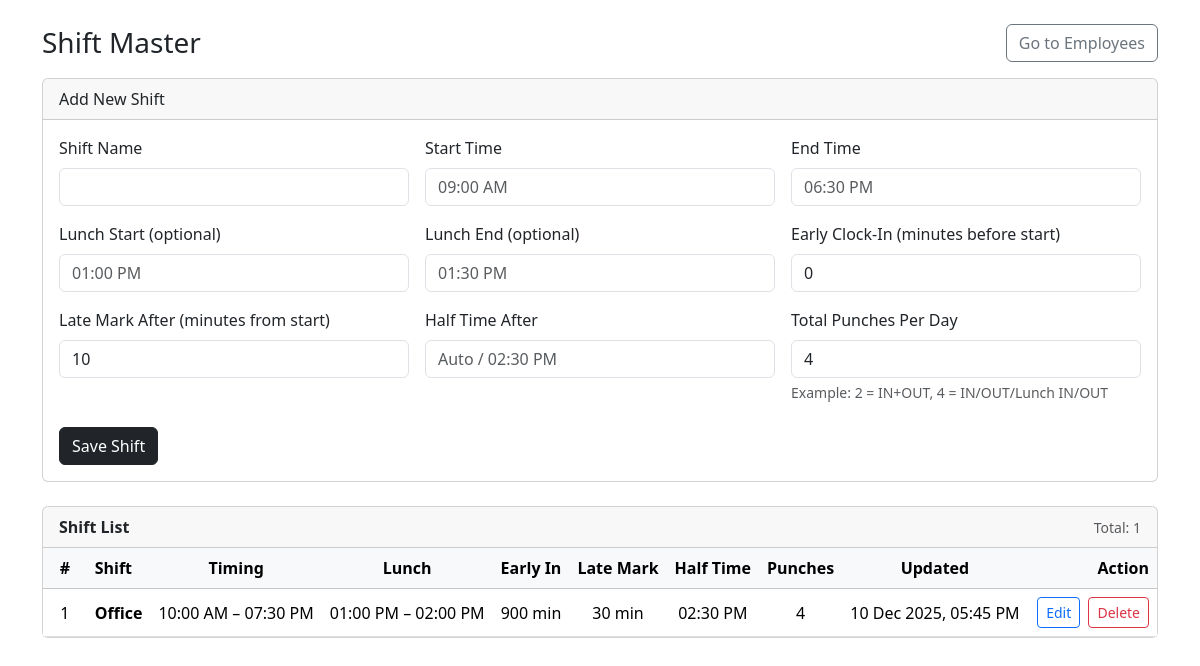
The page /admin/shifts.php on the database its author committed.
### tables this page shows
CREATE TABLE `shifts` (
  `id` int(11) NOT NULL,
  `shift_name` varchar(50) NOT NULL,
  `start_time` time NOT NULL,
  `end_time` time NOT NULL,
  `lunch_start` time DEFAULT NULL,
  `lunch_end` time DEFAULT NULL,
  `early_clock_in_before` int(11) NOT NULL DEFAULT 0,
  `late_mark_after` int(11) NOT NULL,
  `half_day_after` int(11) NOT NULL,
  `total_punches` int(11) NOT NULL,
  `created_at` timestamp NOT NULL DEFAULT current_timestamp(),
  `updated_at` timestamp NULL DEFAULT NULL
);

### admin/shifts.php (the view, shortened to what this page needs)
<?php
include 'db.php';
$errors = [];
$editRow = null;
$list = $con->query("SELECT * FROM shifts ORDER BY shift_name ASC");
function renderShiftContent($errors, $editRow, $list) {
?>
<div class="container py-4">
  <div class="d-flex justify-content-between align-items-center mb-3">
    <h3 class="mb-0">Shift Master</h3>
    <a href="employees.php" class="btn btn-outline-secondary">Go to Employees</a>
  </div>
  <div class="card mb-4">
    <div class="card-header">
      <?php echo $editRow ? 'Edit Shift' : 'Add New Shift'; ?>
    </div>
    <div class="card-body">
      <form method="POST" action="shifts.php">
        <div class="row g-3">
          <div class="col-md-4">
            <label class="form-label">Shift Name</label>
            <input type="text"
                   name="shift_name"
                   class="form-control"
                   required
                   value="<?php echo htmlspecialchars($editRow['shift_name'] ?? ($_POST['shift_name'] ?? '')); ?>">
          </div>
          <div class="col-md-4">
            <label class="form-label">Start Time</label>
            <div class="input-group">
              <input type="text"
                     name="start_time"
                     id="start_time"
                     class="form-control time-input"
                     placeholder="09:00 AM"
                     readonly
                     required
                     value="<?php
                     ?>">
            </div>
          </div>
          <div class="col-md-4">
            <label class="form-label">End Time</label>
            <div class="input-group">
              <input type="text"
                     name="end_time"
                     id="end_time"
                     class="form-control time-input"
                     placeholder="06:30 PM"
                     readonly
                     required
                     value="<?php
                     ?>">
            </div>
          </div>
          <div class="col-md-4">
            <label class="form-label">Lunch Start (optional)</label>
            <div class="input-group">
              <input type="text"
                     name="lunch_start"
                     id="lunch_start"
                     class="form-control time-input"
                     placeholder="01:00 PM"
                     readonly
                     value="<?php
                     ?>">
            </div>
          </div>
          <div class="col-md-4">
            <label class="form-label">Lunch End (optional)</label>
            <div class="input-group">
              <input type="text"
                     name="lunch_end"
                     id="lunch_end"
                     class="form-control time-input"
                     placeholder="01:30 PM"
                     readonly
                     value="<?php
                     ?>">
            </div>
          </div>
          <div class="col-md-4">
            <label class="form-label">Early Clock-In (minutes before start)</label>
            <input type="number"
                   name="early_clock_in_before"
                   class="form-control"
                   min="0"
                   value="<?php echo htmlspecialchars($editRow['early_clock_in_before'] ?? ($_POST['early_clock_in_before'] ?? '0')); ?>">
          </div>
          <div class="col-md-4">
            <label class="form-label">Late Mark After (minutes from start)</label>
            <input type="number"
                   name="late_mark_after"
                   class="form-control"
                   min="1"
                   required
                   value="<?php echo htmlspecialchars($editRow['late_mark_after'] ?? ($_POST['late_mark_after'] ?? '10')); ?>">
          </div>
          <div class="col-md-4">
            <label class="form-label">Half Time After</label>
            <div class="input-group">
              <input type="text"
                     name="half_day_time"
                     id="half_day_time"
                     class="form-control time-input"
                     placeholder="Auto / 02:30 PM"
                     readonly
                     value="<?php
                     ?>">
            </div>
          </div>
          <div class="col-md-4">
            <label class="form-label">Total Punches Per Day</label>
            <input type="number"
                   name="total_punches"
                   class="form-control"
                   min="1"
                   required
                   value="<?php echo htmlspecialchars($editRow['total_punches'] ?? ($_POST['total_punches'] ?? '4')); ?>">
            <div class="form-text">
              Example: 2 = IN+OUT, 4 = IN/OUT/Lunch IN/OUT
            </div>
          </div>
        </div>
        <div class="mt-4">
          <button type="submit" class="btn btn-dark">
            <?php echo $editRow ? 'Update Shift' : 'Save Shift'; ?>
          </button>
        </div>
      </form>
    </div>
  </div>
  <div class="card">
    <div class="card-header d-flex justify-content-between align-items-center">
      <span class="fw-semibold">Shift List</span>
      <small class="text-muted">
        Total: <?php echo $list ? $list->num_rows : 0; ?>
      </small>
    </div>
    <div class="card-body p-0">
      <div class="table-responsive">
        <table class="table table-hover align-middle mb-0">
          <thead class="table-light">
            <tr class="text-nowrap text-center">
              <th style="width: 50px;">#</th>
              <th class="text-start">Shift</th>
              <th>Timing</th>
              <th>Lunch</th>
              <th>Early In</th>
              <th>Late Mark</th>
              <th>Half Time</th>
              <th>Punches</th>
              <th>Updated</th>
              <th style="width: 130px;" class="text-end">Action</th>
            </tr>
          </thead>
          <tbody>
          <?php
          $i = 1;
          if ($list && $list->num_rows > 0) {
              while ($row = $list->fetch_assoc()) {
                  $startDisp = date('h:i A', strtotime($row['start_time']));
                  $endDisp   = date('h:i A', strtotime($row['end_time']));
                  $timing    = "$startDisp – $endDisp";
                  if (!empty($row['lunch_start']) && !empty($row['lunch_end'])) {
                      $lunchStart = date('h:i A', strtotime($row['lunch_start']));
                      $lunchEnd   = date('h:i A', strtotime($row['lunch_end']));
                      $lunch      = "$lunchStart – $lunchEnd";
                  } else {
                      $lunch = '—';
                  }
                  $halfTime = '—';
                  if (!empty($row['start_time']) && isset($row['half_day_after'])) {
                      $halfTs   = strtotime($row['start_time']) + ((int)$row['half_day_after'] * 60);
                      $halfTime = date('h:i A', $halfTs);
                  }
                  $updatedTs = $row['updated_at'] ?: $row['created_at'];
                  $updated   = date('d M Y, h:i A', strtotime($updatedTs));
          ?>
            <tr class="text-center text-nowrap">
              <td><?php echo $i++; ?></td>
              <td class="text-start">
                <div class="fw-semibold">
                  <?php echo htmlspecialchars($row['shift_name']); ?>
                </div>
              </td>
              <td><?php echo $timing; ?></td>
              <td><?php echo $lunch; ?></td>
              <td><?php echo (int)$row['early_clock_in_before']; ?> min</td>
              <td><?php echo (int)$row['late_mark_after']; ?> min</td>
              <td><?php echo $halfTime; ?></td>
              <td><?php echo (int)$row['total_punches']; ?></td>
              <td><?php echo $updated; ?></td>
              <td class="text-end text-nowrap">
                <?php if ($GLOBALS['isAjax']) { ?>
                  <a href="javascript:void(0)"
                     class="btn btn-sm btn-outline-primary me-1 shift-edit"
                     data-edit-id="<?php echo $row['id']; ?>">
                    Edit
                  </a>
                  <a href="javascript:void(0)"
                     class="btn btn-sm btn-outline-danger shift-delete"
                     data-del-id="<?php echo $row['id']; ?>">
                    Delete
                  </a>
                <?php } else { ?>
                  <a href="shifts.php?edit=<?php echo $row['id']; ?>"
                     class="btn btn-sm btn-outline-primary me-1">
                    Edit
                  </a>
                  <a href="shifts.php?delete=<?php echo $row['id']; ?>"
                     class="btn btn-sm btn-outline-danger"
                     onclick="return confirm('Delete this shift?');">
                    Delete
                  </a>
                <?php } ?>
              </td>
            </tr>
          <?php
              }
          } ?>
          </tbody>
        </table>
      </div>
    </div>
  </div>
</div>
<?php
}
?>
<!DOCTYPE html>
<html lang="en">
<head>
  <link href="https://cdn.jsdelivr.net/npm/bootstrap@5.3.3/dist/css/bootstrap.min.css" rel="stylesheet">
</head>
<body>
<?php renderShiftContent($errors, $editRow, $list); ?>
</body>
</html>

### rows shown on the page
shifts: shift_name "Office", timing "10:00 AM – 07:30 PM", lunch "01:00 PM – 02:00 PM", early_clock_in_before "900", late_mark_after "30", halfTime "02:30 PM", total_punches "4", updated_at "10 Dec 2025, 05:45 PM"

### other values the page prints
$list->num_rows "1"
